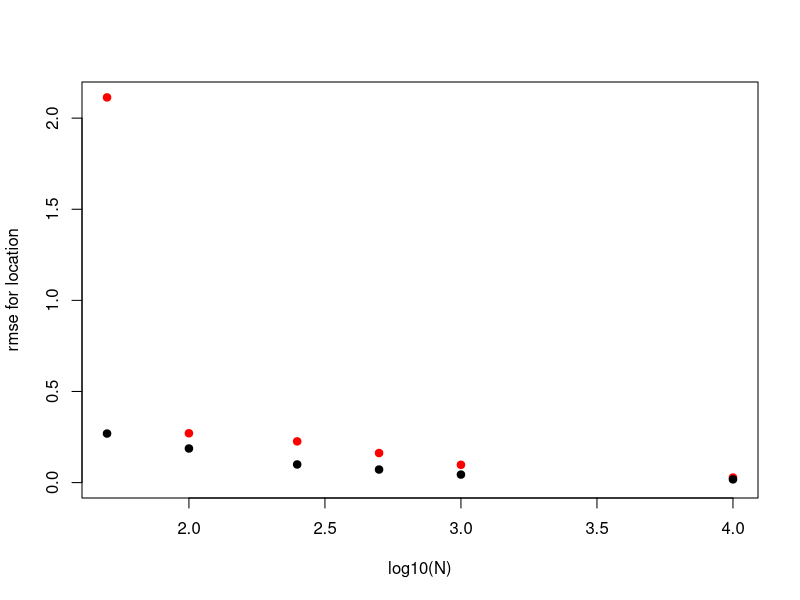

Reproduce this figure in R.
sim<-function(th,delta,eps) { #pcm for 3 cat
    psi<-list()
    psi[[1]]<-rep(1,length(th))
    k<-th-delta+eps
    psi[[2]]<-exp(k)
    k<-2*(th-delta)
    psi[[3]]<-exp(k)
    psi<-do.call("cbind",psi)
    den<-rowSums(psi)
    p<-psi/den
    resp<-numeric()
    for (i in 1:length(th)) resp[i]<-which(rmultinom(1,1,p[i,])[,1]>0)-1
    resp
}

like.pcm<-function(pars,th,resp) {
    delta<-pars[1]
    eps<-pars[2]
    psi<-list()
    psi[[1]]<-rep(1,length(th))
    k<-th-delta+eps
    psi[[2]]<-exp(k)
    k<-2*th-2*delta
    psi[[3]]<-exp(k)
    psi<-do.call("cbind",psi)
    den<-rowSums(psi)
    p<-psi/den
    x0<-as.numeric(resp==0)
    x1<-as.numeric(resp==1)
    x2<-as.numeric(resp==2)
    p<-p[,1]*x0+p[,2]*x1+p[,3]*x2
    -sum(log(p))
}
like.andrich<-function(pars,th,resp) {
    delta<-pars[1]
    rho<-pars[2]
    gamma<-cosh(rho)+cosh(th-delta)
    term1<-(cosh(rho))^resp
    term2<-(cosh(th-delta))^(1-resp)
    -sum(log((term1*term2)/gamma))
}

rmse<-function(x,y) sqrt(mean((x-y)^2))
out<-list()
for (N in c(50,100,250,500,1000,10000)) {
    th<-rnorm(N)
    deltaL<-runif(25,min=-1,max=1)
    est.pcm<-est.andrich<-list()
    for (i in 1:length(deltaL)) {
        x<-sim(th,delta=deltaL[i],eps=1)
        x2<-ifelse(x==2,0,x)
        est.pcm[[i]]<-optim(c(0,1),like.pcm,th=th,resp=x)$par
        est.andrich[[i]]<-optim(c(0,.2),like.andrich,th=th,resp=x2)$par
    }
    est.pcm<-do.call("rbind",est.pcm)
    est.andrich<-do.call("rbind",est.andrich)
    x1<-rmse(deltaL,est.pcm[,1])
    x2<-rmse(deltaL,est.andrich[,1])
    out[[as.character(N)]]<-c(N,x1,x2)
}
z<-do.call("rbind",out)

plot(log10(z[,1]),z[,3],pch=19,col='red',ylim=c(0,max(z[,3])),xlab='log10(N)',ylab='rmse for location')
points(log10(z[,1]),z[,2],pch=19)




